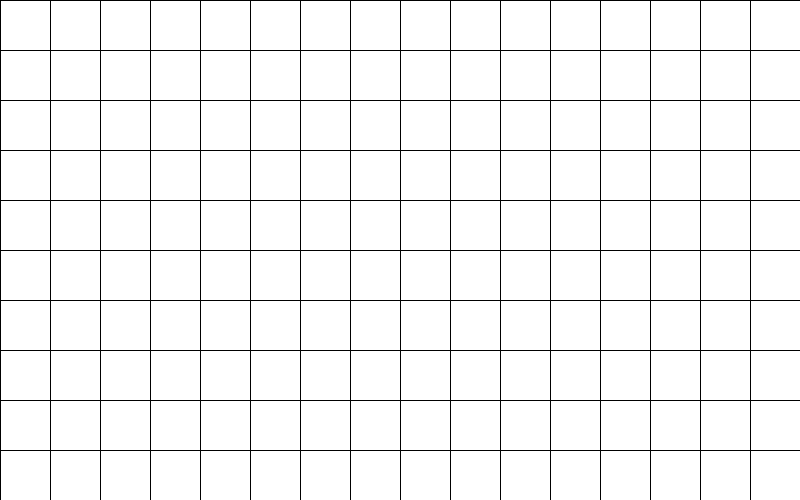
Frame 1 (no input)
Frame 60 (the mouse pressed at the canvas centre just before this capture): identical to frame 1, image omitted
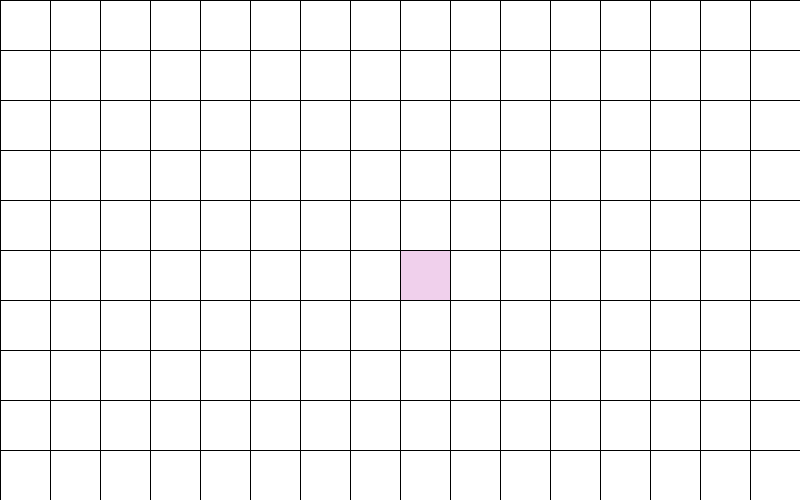
Frame 120 (the mouse held since frame 60 and released just before this capture)

The Processing sketch that drew these frames (run headless with seeded random() and noise(); from frame 60 on, the mouse is pressed at the canvas centre):

// Processing sketch: week06_1
// ── week06_1.pde
//week06-1
void setup(){
  size(800,500);
}
int [][] a = new int[10][16];
void mousePressed(){
  int i = mouseY/50, j = mouseX/50;
  a[i][j] = 1;
}
void draw(){
  for(int i=0; i<10; i++){
    for(int j=0; j<16; j++){
      if(a[i][j]==1) fill(#F0D0EC);//若陣列有值 設粉色
      else fill(255);//沒有值設白色
      rect(j*50, i*50, 50, 50);//畫四邊形
    }
  }
  /*多行註解
  for(int y=0; y<500; y+=50){
    for(int x=0; x<800; x+=50){
      if(x < mouseX && mouseX <x+50) fill(#B274E5);
      else if(y < mouseY && mouseY <y+50) fill(#1A328E);
      else fill(255);
      rect(x, y,50,50);
    }
  }*/
}
